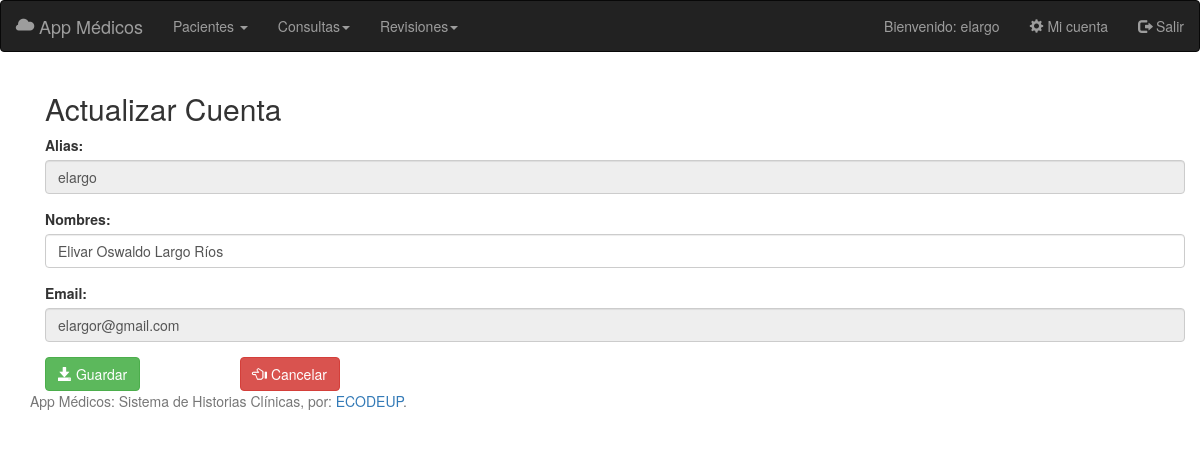
The app's page /index.php?controller=usuario&action=showregister&id=1 (signed in) with its own data.
### tables this page shows
CREATE TABLE `usuarios` (
  `id` int(255) NOT NULL,
  `alias` varchar(255) DEFAULT NULL,
  `nombres` varchar(255) DEFAULT NULL,
  `apellidos` varchar(255) DEFAULT NULL,
  `email` varchar(255) DEFAULT NULL,
  `clave` varchar(255) DEFAULT NULL,
  `pregunta` varchar(255) DEFAULT NULL,
  `respuesta` varchar(255) DEFAULT NULL
);

### Controllers/UsuarioController.php (called while the page is built, shortened)
<?php
class UsuarioController
{
	public function showregister(){
		$id=$_GET['id'];
		$usuario=Usuario::getById($id);
		require_once('Views/User/update.php');
	}
}

### index.php (called while the page is built, shortened)
<?php
	require_once('Views/Layouts/layout.php');
?>

### Models/Usuario.php (called while the page is built, shortened)
<?php
class Usuario
{
	private $alias;
	private $nombres;
	private $email;
	public function getAlias(){
		return $this->alias;
	}
	public function setAlias($alias){
		$this->alias = $alias;
	}
	public function getNombres(){
		return $this->nombres;
	}
	public function setNombres($nombres){
		$this->nombres = $nombres;
	}
	public function getEmail(){
		return $this->email;
	}
	public function setEmail($email){
		$this->email = $email;
	}
	public static function getById($id){
		$db=Db::getConnect();
		$select=$db->prepare('SELECT * FROM usuarios WHERE ID=:id');
		$select->bindValue('id',$id);
		$select->execute();
		$usuarioDb=$select->fetch();
		$usuario= new Usuario($usuarioDb['id'],$usuarioDb['alias'],$usuarioDb['nombres'],$usuarioDb['apellidos'],$usuarioDb['email'], $usuarioDb['clave'],$usuarioDb['pregunta'],$usuarioDb['respuesta']);
		return $usuario;
	}
}

### Views/User/update.php (the view, shortened to what this page needs)
<div class="container">
	 <h2>Actualizar Cuenta</h2>
	<form action='?controller=usuario&action=update' method='post'>
		<div class="form-group">
	    	<label for="alias">Alias:</label>
	     	<input type="text" class="form-control" id="alias" name="alias" required="true" readonly="false" value="<?php echo $usuario->getAlias(); ?>">
		</div>
		<div class="form-group">
		    <label for="nombres">Nombres:</label>
		    <input type="text" class="form-control" id="nombres" name="nombres" required="true" value='<?php echo utf8_decode($usuario->getNombres()); ?>' autocomplete="off">
		</div>
		<div class="form-group">
		    <label for="email">Email:</label>
		    <input type="email" class="form-control" id="email" name="email" required="true" readonly="false" value='<?php echo $usuario->getEmail(); ?>'>
		</div>
		 <div class="row">
		 	<div class="col-sm-2">
		 	    <button type="submit" class="btn btn-success"> <span class="glyphicon glyphicon-save"> </span> Guardar</button>
	      </div>
		 	<div class="col-sm-2">
		 	    <button type="button" class="btn btn-danger" onclick="location.href='?controller=usuario&action=welcome'"><span class="glyphicon glyphicon-hand-left"></span> Cancelar</button>
		 	</div>
		 </div>
	</form>
</div>

### records on screen
usuarios: alias "elargo", nombres "Elivar Oswaldo Largo Ríos", email "elargor@gmail.com"

### other values on screen
$_SESSION['usuario_alias'] "elargo"
